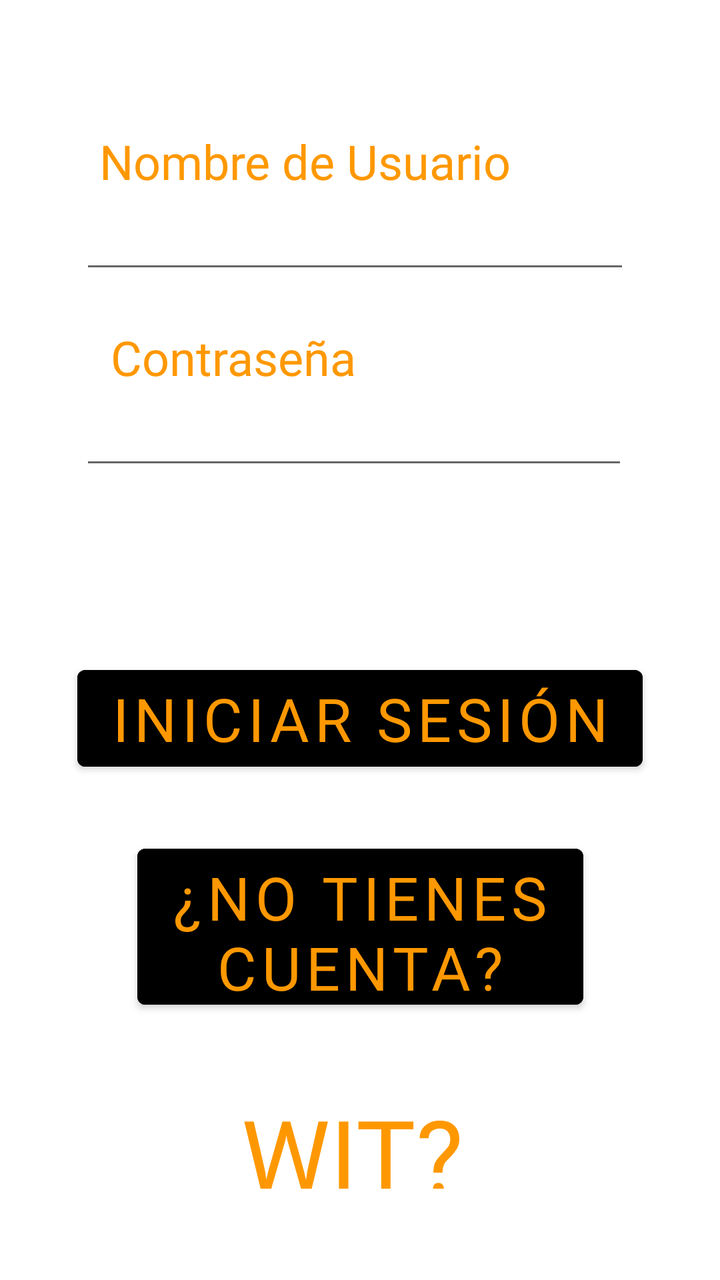
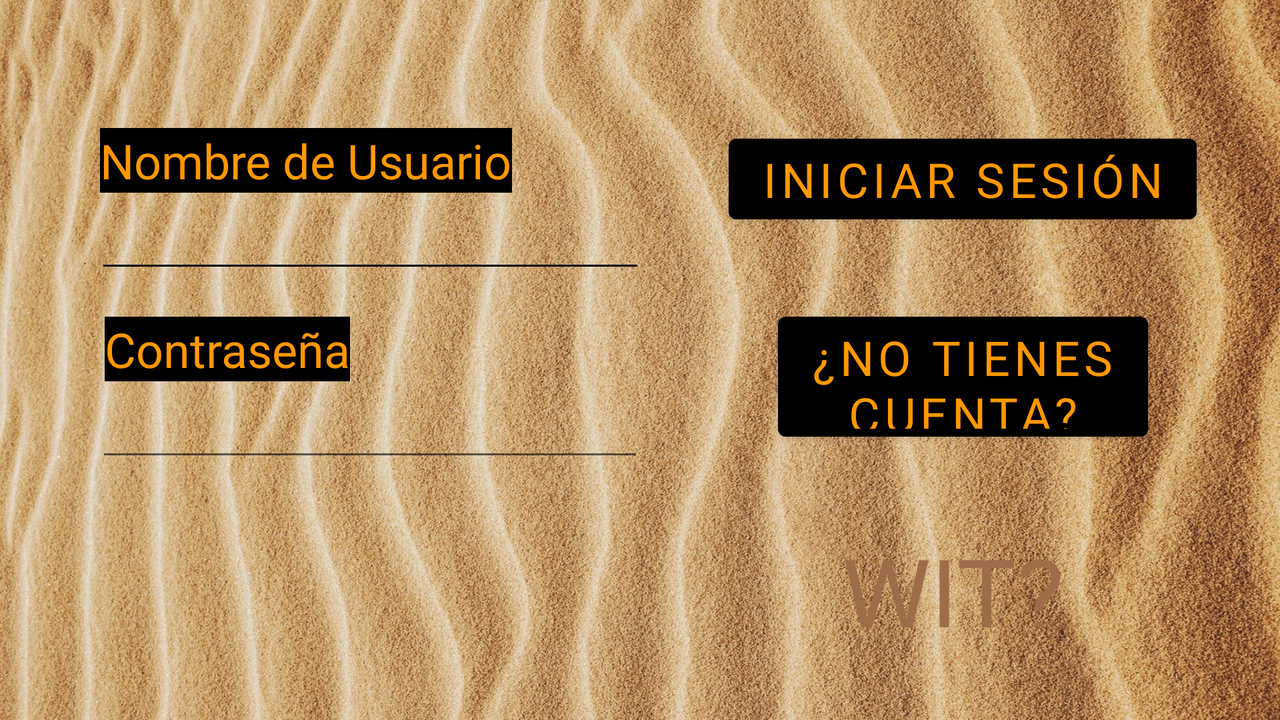

Compare how this app lays out the same screen by default and in its alternative resource folder. The renders come first, then the two layout files and the values they reference.
<!-- AndroidManifest.xml: application theme Theme.Entrega2_DAS -->
<!-- res/layout/activity_inicio_sesion.xml -->
<?xml version="1.0" encoding="utf-8"?>
<androidx.constraintlayout.widget.ConstraintLayout xmlns:android="http://schemas.android.com/apk/res/android"
    xmlns:app="http://schemas.android.com/apk/res-auto"
    xmlns:tools="http://schemas.android.com/tools"
    android:layout_width="match_parent"
    android:layout_height="match_parent"
    android:background="@drawable/fondoiniciosesion"
    tools:context=".InicioRegistro.InicioSesion">

    <Button
        android:id="@+id/bRegis"
        android:layout_width="223dp"
        android:layout_height="90dp"
        android:backgroundTint="#000000"
        android:fontFamily="@font/monofett"
        android:text="¿No tienes cuenta?"
        android:textColor="#FF9800"
        android:textSize="30sp"
        app:layout_constraintBottom_toBottomOf="parent"
        app:layout_constraintEnd_toEndOf="parent"
        app:layout_constraintStart_toStartOf="parent"
        app:layout_constraintTop_toBottomOf="@+id/bIniSes"
        app:layout_constraintVertical_bias="0.181" />

    <TextView
        android:id="@+id/tvPassword"
        android:layout_width="wrap_content"
        android:layout_height="wrap_content"
        android:fontFamily="@font/monofett"
        android:text="Contraseña"
        android:textColor="#FF9800"
        android:textSize="24sp"
        app:layout_constraintBottom_toBottomOf="parent"
        app:layout_constraintEnd_toEndOf="parent"
        app:layout_constraintHorizontal_bias="0.233"
        app:layout_constraintStart_toStartOf="parent"
        app:layout_constraintTop_toBottomOf="@+id/ptUsername"
        app:layout_constraintVertical_bias="0.044" />

    <TextView
        android:id="@+id/tvUsername"
        android:layout_width="wrap_content"
        android:layout_height="wrap_content"
        android:fontFamily="@font/monofett"
        android:text="Nombre de Usuario"
        android:textColor="#FF9800"
        android:textSize="24sp"
        app:layout_constraintBottom_toBottomOf="parent"
        app:layout_constraintEnd_toEndOf="parent"
        app:layout_constraintHorizontal_bias="0.323"
        app:layout_constraintStart_toStartOf="parent"
        app:layout_constraintTop_toTopOf="parent"
        app:layout_constraintVertical_bias="0.106" />

    <EditText
        android:id="@+id/ptUsername"
        android:layout_width="275dp"
        android:layout_height="45dp"
        android:ems="10"
        android:fontFamily="@font/allerta_stencil"
        android:inputType="textPersonName"
        app:layout_constraintBottom_toBottomOf="parent"
        app:layout_constraintEnd_toEndOf="parent"
        app:layout_constraintHorizontal_bias="0.47"
        app:layout_constraintStart_toStartOf="parent"
        app:layout_constraintTop_toBottomOf="@+id/tvUsername"
        app:layout_constraintVertical_bias="0.0" />

    <EditText
        android:id="@+id/editTextTextPassword"
        android:layout_width="274dp"
        android:layout_height="45dp"
        android:ems="10"
        android:fontFamily="@font/allerta_stencil"
        android:inputType="textPassword"
        app:layout_constraintBottom_toBottomOf="parent"
        app:layout_constraintEnd_toEndOf="parent"
        app:layout_constraintHorizontal_bias="0.467"
        app:layout_constraintStart_toStartOf="parent"
        app:layout_constraintTop_toBottomOf="@+id/tvPassword"
        app:layout_constraintVertical_bias="0.0" />

    <Button
        android:id="@+id/bIniSes"
        android:layout_width="wrap_content"
        android:layout_height="wrap_content"
        android:backgroundTint="#000000"
        android:fontFamily="@font/monofett"
        android:text="Iniciar Sesión"
        android:textColor="#FF9800"
        android:textSize="30sp"
        app:layout_constraintBottom_toBottomOf="parent"
        app:layout_constraintEnd_toEndOf="parent"
        app:layout_constraintStart_toStartOf="parent"
        app:layout_constraintTop_toBottomOf="@+id/editTextTextPassword"
        app:layout_constraintVertical_bias="0.263" />

    <TextView
        android:id="@+id/tvWIT"
        android:layout_width="118dp"
        android:layout_height="51dp"
        android:fontFamily="@font/monofett"
        android:text="WIT?"
        android:textColor="#FF9800"
        android:textSize="50sp"
        app:layout_constraintBottom_toBottomOf="parent"
        app:layout_constraintEnd_toEndOf="parent"
        app:layout_constraintHorizontal_bias="0.498"
        app:layout_constraintStart_toStartOf="parent"
        app:layout_constraintTop_toBottomOf="@+id/bRegis"
        app:layout_constraintVertical_bias="0.433" />

</androidx.constraintlayout.widget.ConstraintLayout>
<!-- resources referenced by this layout -->
<resources>
  <style name="Theme.Entrega2_DAS" parent="Theme.MaterialComponents.DayNight.DarkActionBar">
          
          <item name="colorPrimary">@color/purple_500</item>
          <item name="colorPrimaryVariant">@color/purple_700</item>
          <item name="colorOnPrimary">@color/white</item>
          
          <item name="colorSecondary">@color/teal_200</item>
          <item name="colorSecondaryVariant">@color/teal_700</item>
          <item name="colorOnSecondary">@color/black</item>
          
          <item name="android:statusBarColor" tools:targetApi="l">?attr/colorPrimaryVariant</item>
          
      </style>
</resources>
<!-- res/layout-land/activity_inicio_sesion.xml (the repository's variant of the layout above) -->
<!-- drawn on the phone turned sideways -->
<?xml version="1.0" encoding="utf-8"?>
<androidx.constraintlayout.widget.ConstraintLayout xmlns:android="http://schemas.android.com/apk/res/android"
    xmlns:app="http://schemas.android.com/apk/res-auto"
    xmlns:tools="http://schemas.android.com/tools"
    android:layout_width="match_parent"
    android:layout_height="match_parent"
    android:background="@drawable/fondosandland"
    tools:context=".InicioRegistro.InicioSesion">

    <Button
        android:id="@+id/bRegis"
        android:layout_width="185dp"
        android:layout_height="72dp"
        android:backgroundTint="#000000"
        android:fontFamily="@font/monofett"
        android:text="¿No tienes cuenta?"
        android:textColor="#FF9800"
        android:textSize="24sp"
        app:layout_constraintBottom_toBottomOf="parent"
        app:layout_constraintEnd_toEndOf="@+id/bIniSes"
        app:layout_constraintStart_toStartOf="@+id/bIniSes"
        app:layout_constraintTop_toBottomOf="@+id/bIniSes"
        app:layout_constraintVertical_bias="0.212" />

    <TextView
        android:id="@+id/tvPassword"
        android:layout_width="wrap_content"
        android:layout_height="wrap_content"
        android:background="#000000"
        android:fontFamily="@font/monofett"
        android:text="Contraseña"
        android:textColor="#FF9800"
        android:textSize="24sp"
        app:layout_constraintBottom_toBottomOf="parent"
        app:layout_constraintEnd_toEndOf="parent"
        app:layout_constraintHorizontal_bias="0.101"
        app:layout_constraintStart_toStartOf="parent"
        app:layout_constraintTop_toBottomOf="@+id/ptUsername"
        app:layout_constraintVertical_bias="0.092" />

    <TextView
        android:id="@+id/tvUsername"
        android:layout_width="wrap_content"
        android:layout_height="wrap_content"
        android:background="#000000"
        android:fontFamily="@font/monofett"
        android:text="Nombre de Usuario"
        android:textColor="#FF9800"
        android:textSize="24sp"
        app:layout_constraintBottom_toBottomOf="parent"
        app:layout_constraintEnd_toEndOf="parent"
        app:layout_constraintHorizontal_bias="0.115"
        app:layout_constraintStart_toStartOf="parent"
        app:layout_constraintTop_toTopOf="parent"
        app:layout_constraintVertical_bias="0.195" />

    <EditText
        android:id="@+id/ptUsername"
        android:layout_width="275dp"
        android:layout_height="45dp"
        android:backgroundTint="#000000"
        android:ems="10"
        android:fontFamily="@font/allerta_stencil"
        android:inputType="textPersonName"
        android:textColor="#FFFFFF"
        app:layout_constraintBottom_toBottomOf="parent"
        app:layout_constraintEnd_toEndOf="parent"
        app:layout_constraintHorizontal_bias="0.131"
        app:layout_constraintStart_toStartOf="parent"
        app:layout_constraintTop_toBottomOf="@+id/tvUsername"
        app:layout_constraintVertical_bias="0.0" />

    <EditText
        android:id="@+id/ptPassword"
        android:layout_width="274dp"
        android:layout_height="45dp"
        android:ems="10"
        android:fontFamily="@font/allerta_stencil"
        android:inputType="textPassword"
        android:textColor="#FFFFFF"
        app:layout_constraintBottom_toBottomOf="parent"
        app:layout_constraintEnd_toEndOf="parent"
        app:layout_constraintHorizontal_bias="0.131"
        app:layout_constraintStart_toStartOf="parent"
        app:layout_constraintTop_toBottomOf="@+id/tvPassword"
        app:layout_constraintVertical_bias="0.0" />

    <Button
        android:id="@+id/bIniSes"
        android:layout_width="wrap_content"
        android:layout_height="wrap_content"
        android:backgroundTint="#000000"
        android:fontFamily="@font/monofett"
        android:text="Iniciar Sesión"
        android:textColor="#FF9800"
        android:textSize="24sp"
        app:layout_constraintBottom_toBottomOf="parent"
        app:layout_constraintEnd_toEndOf="parent"
        app:layout_constraintStart_toEndOf="@+id/ptUsername"
        app:layout_constraintTop_toTopOf="parent"
        app:layout_constraintVertical_bias="0.206" />

    <TextView
        android:id="@+id/tvWIT"
        android:layout_width="118dp"
        android:layout_height="51dp"
        android:fontFamily="@font/monofett"
        android:text="WIT?"
        android:textColor="#9C6D48"
        android:textSize="50sp"
        app:layout_constraintBottom_toBottomOf="parent"
        app:layout_constraintEnd_toEndOf="@+id/bRegis"
        app:layout_constraintHorizontal_bias="0.477"
        app:layout_constraintStart_toStartOf="@+id/bRegis"
        app:layout_constraintTop_toBottomOf="@+id/bRegis"
        app:layout_constraintVertical_bias="0.453" />

</androidx.constraintlayout.widget.ConstraintLayout>
<!-- resources referenced by the variant -->
<!-- as the phone turned sideways resolves them -->
<resources>
  <!-- drawable fondosandland: jpg bitmap (drawable, 909481 bytes) -->
  <style name="Theme.Entrega2_DAS" parent="Theme.MaterialComponents.DayNight.DarkActionBar">
          
          <item name="colorPrimary">@color/purple_500</item>
          <item name="colorPrimaryVariant">@color/purple_700</item>
          <item name="colorOnPrimary">@color/white</item>
          
          <item name="colorSecondary">@color/teal_200</item>
          <item name="colorSecondaryVariant">@color/teal_700</item>
          <item name="colorOnSecondary">@color/black</item>
          
          <item name="android:statusBarColor" tools:targetApi="l">?attr/colorPrimaryVariant</item>
          
      </style>
</resources>
